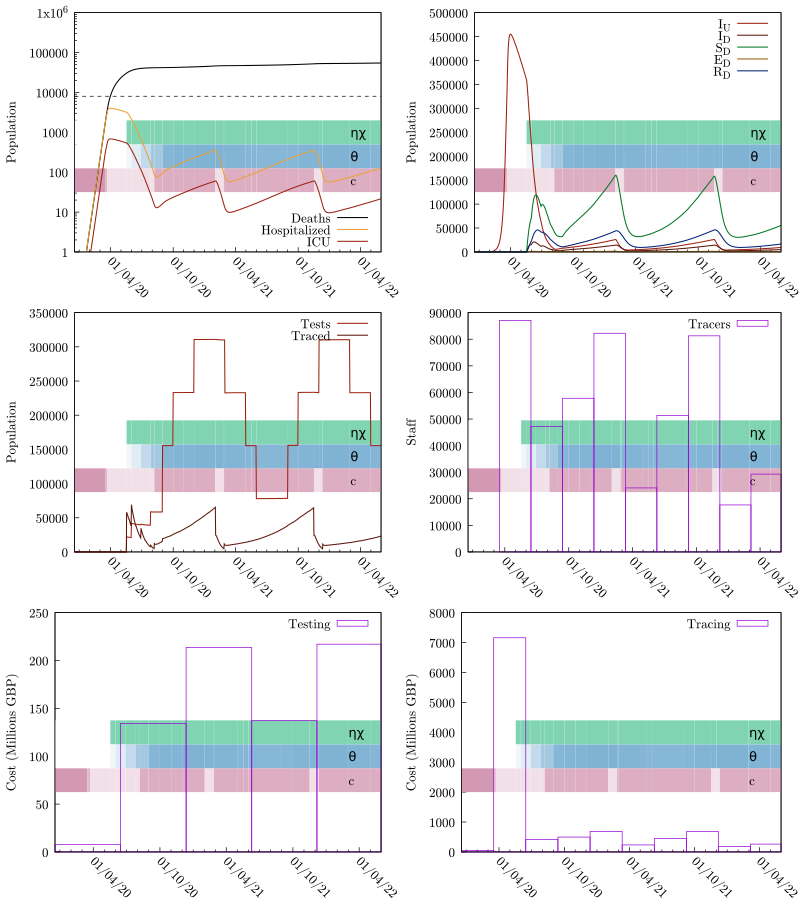

Here is the gnuplot script that generated this plot:
set terminal pdfcairo color enhanced dashed font "cmr10,14" size 8,9
seed="ptti-scenario-4d-Trig20"
set output sprintf("%s.pdf", seed)
set multiplot layout 3,2
odefile=sprintf("%s-out-0.tsv", seed)
ttfile=sprintf("%s-out-0-testtrace.tsv", seed)
trfile=sprintf("%s-out-0-trcosts.tsv", seed)
tefile=sprintf("%s-out-0-tecosts.tsv", seed)
etimesfile=sprintf("%s-events.gp", seed)

set tics nomirror
set ylabel 'Population'

set yrange [0:]

set style fill transparent solid 0.25 noborder

# Colors
color_SU = '#00aa55'
color_SD = '#007722'

color_EU = '#eba134'
color_ED = '#945e0f'

color_IU = '#9c210e'
color_ID = '#5e160b'

color_RU = '#0055aa'
color_RD = '#002277'

# These are from the economic model inputs
Hospitalized_Pct_Deaths=0.44
ICU_Fatality=0.59
ICU_Pct=0.17
IFR=0.008
Non_ICU_Fatality=0.36

HF = IFR*Hospitalized_Pct_Deaths/(ICU_Pct*ICU_Fatality+(1-ICU_Pct)*Non_ICU_Fatality)
ICUF = HF*ICU_Pct

set key bottom right
set xdata time
set timefmt "%Y-%m-%d %H:%M:%S"
set format x "%d/%m/%y"

load etimesfile

set xtics rotate by -45 3600*24*30*6

set yrange [1:1e6]
set log y

set arrow from graph 0, first 8000 to graph 1, first 8000 nohead lc 0 dt '--'
plot odefile u 1:(($9+$10)*IFR) w l lw 1.5 lc 0 ti "Deaths", "" u 1:(($7+$8)*HF) w l lw 1.5 lc rgb color_EU ti "Hospitalized", "" u 1:(($7+$8)*ICUF) w l lw 1.5 lc rgb color_IU ti "ICU"

unset log y
unset arrow

set autoscale y
set yrange [0:]
set key top right

# set y2tics 0.5
# set y2range [0:4]

plot odefile u 1:7 w l lw 1.5 lc rgb color_IU ti "I_U", odefile u 1:8 w l lw 1.5 lc rgb color_ID ti "I_D", \
     odefile u 1:4 w l lw 1.5 lc rgb color_SD ti "S_D", odefile u 1:6 w l lw 1.5 lc rgb color_ED ti "E_D", \
     odefile u 1:10 w l lw 1.5 lc rgb color_RD ti "R_D"#, odefile u 1:13 w l axis x1y2 lc 0 ti "R"


plot ttfile u 1:3 w l lw 1.5 lc rgb color_IU ti "Tests", ttfile u 1:4 w l lw 1.5 lc rgb color_ID ti "Traced"

unset log y
unset yrange
set autoscale y
set style fill empty

set ylabel "Staff"
plot trfile u 1:5 w boxes ti "Tracers"

set ylabel "Cost (Millions GBP)"
plot tefile u 1:($5/1000000) w boxes ti "Testing"
plot trfile u 1:($6/1000000) w boxes ti "Tracing"

unset multiplot
set output
